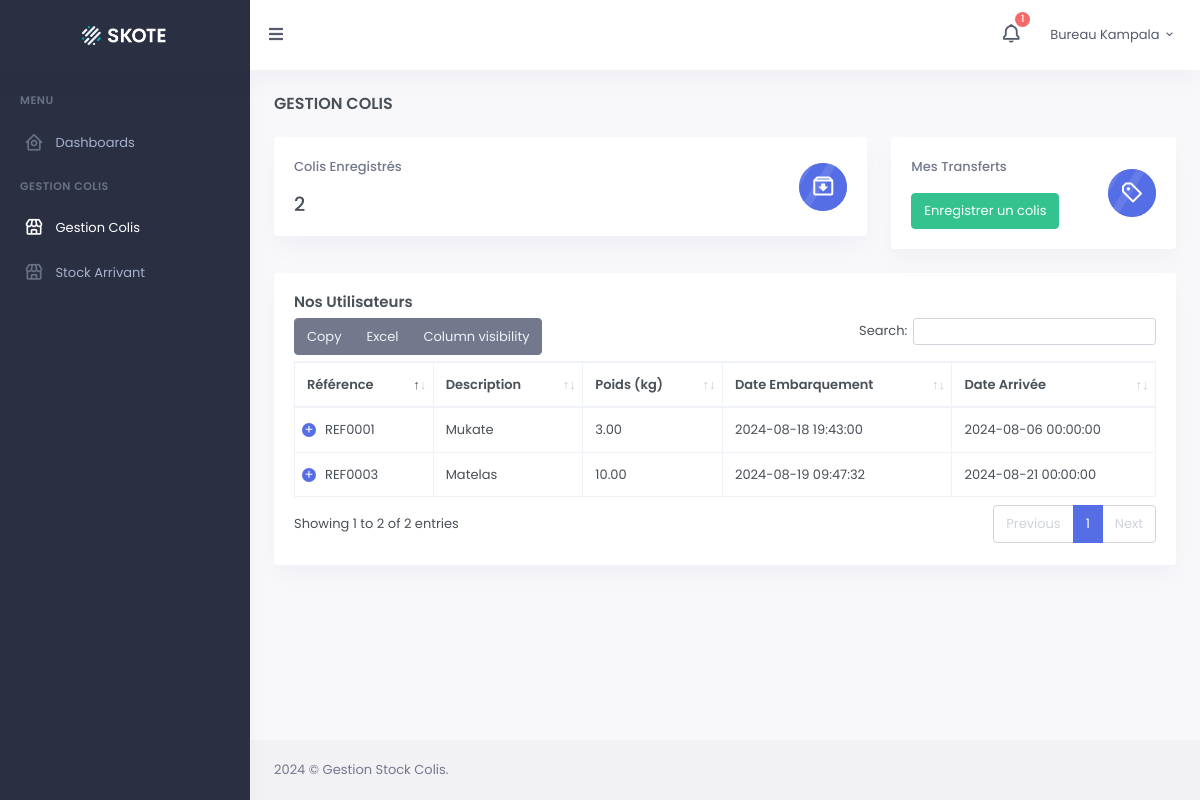
Page /colis.php (signed in) on the committed database.
### tables this page shows
CREATE TABLE `colis` (
  `id_colis` int(11) NOT NULL,
  `reference_colis` varchar(100) NOT NULL,
  `description` text DEFAULT NULL,
  `poids` decimal(10,2) DEFAULT NULL,
  `photo` varchar(200) NOT NULL,
  `date_embarquement` datetime NOT NULL,
  `date_arrivee` datetime NOT NULL,
  `bureau_depart` varchar(100) NOT NULL,
  `bureau_arrivee` varchar(100) NOT NULL,
  `created_by` int(11) DEFAULT NULL,
  `id_utilisateur` int(11) DEFAULT NULL
);

### colis.php (the view, shortened to what this page needs)
<?php
include("./blade/userHeader.php");
include("./blade/userAside.php")
?>
<div class="main-content">
    <div class="page-content">
        <div class="container-fluid">
            <div class="row">
                <div class="col-12">
                    <div class="page-title-box d-sm-flex align-items-center justify-content-between">
                        <h4 class="mb-sm-0 font-size-18">Gestion Colis</h4>
                    </div>
                </div>
            </div>
            <div class="row">
                <div class="col-xl">
                    <div class="row">
                        <div class="col-md-8">
                            <div class="card mini-stats-wid">
                                <div class="card-body">
                                    <div class="d-flex">
                                        <div class="flex-grow-1">
                                            <p class="text-muted fw-medium">Colis Enregistrés</p>
                                            <h4 class="mb-0"><?= htmlspecialchars($total_colis) ?></h4>
                                        </div>
                                        <div class="flex-shrink-0 align-self-center ">
                                            <div class="avatar-sm rounded-circle bg-primary mini-stat-icon">
                                                <span class="avatar-title rounded-circle bg-primary">
                                                    <i class="bx bx-archive-in font-size-24"></i>
                                                </span>
                                            </div>
                                        </div>
                                    </div>
                                </div>
                            </div>
                        </div>
                        <div class="col-md-4">
                            <div class="card mini-stats-wid">
                                <div class="card-body">
                                    <div class="d-flex">
                                        <div class="flex-grow-1">
                                            <p class="text-muted fw-medium">Mes Transferts</p>
                                            <button type="button" class="btn btn-success waves-effect waves-light" data-bs-toggle="modal" data-bs-target=".bs-example-modal-sm">Enregistrer un colis</button>
                                        </div>
                                        <div class="flex-shrink-0 align-self-center">
                                            <div class="avatar-sm rounded-circle bg-primary mini-stat-icon">
                                                <span class="avatar-title rounded-circle bg-primary">
                                                    <i class="bx bx-purchase-tag-alt font-size-24"></i>
                                                </span>
                                            </div>
                                        </div>
                                    </div>
                                </div>
                            </div>
                        </div>
                    </div>
                    <div class="row">
                        <div class="col-12">
                            <div class="card">
                                <div class="card-body">
                                    <h4 class="card-title">Nos Utilisateurs</h4>
                                    <table id="datatable-buttons" class="table table-bordered dt-responsive nowrap w-100">
                                        <thead>
                                            <tr>
                                                <th>Référence</th>
                                                <th>Description</th>
                                                <th>Poids (kg)</th>
                                                <th>Date Embarquement</th>
                                                <th>Date Arrivée</th>
                                            </tr>
                                        </thead>
                                        <tbody>
                                            <?php foreach ($colis as $c): ?>
                                                <tr>
                                                    <td><?= htmlspecialchars($c['reference_colis']); ?></td>
                                                    <td><?= htmlspecialchars($c['description']); ?></td>
                                                    <td><?= htmlspecialchars($c['poids']); ?></td>
                                                    <td><?= htmlspecialchars($c['date_embarquement']); ?></td>
                                                    <td><?= htmlspecialchars($c['date_arrivee']); ?></td>
                                                </tr>
                                            <?php endforeach; ?>
                                        </tbody>
                                    </table>
                                </div>
                            </div>
                        </div>
                    </div>
                </div>
            </div>
        </div>
    </div>
    <footer class="footer">
        <div class="container-fluid">
            <div class="row">
                <div class="col-sm-6">
                     © Gestion Stock Colis.
                </div>
            </div>
        </div>
    </footer>
</div>
</div>
<?php
include("./blade/Footer.php");
?>

### rows in the picture
colis: reference_colis "REF0001", description "Mukate", poids "3.00", date_embarquement "2024-08-18 19:43:00", date_arrivee "2024-08-06 00:00:00"
colis: reference_colis "REF0003", description "Matelas", poids "10.00", date_embarquement "2024-08-19 09:47:32", date_arrivee "2024-08-21 00:00:00"

### other values in the picture
$total_notifications "1"
$user_name "Bureau Kampala"
$total_colis "2"
